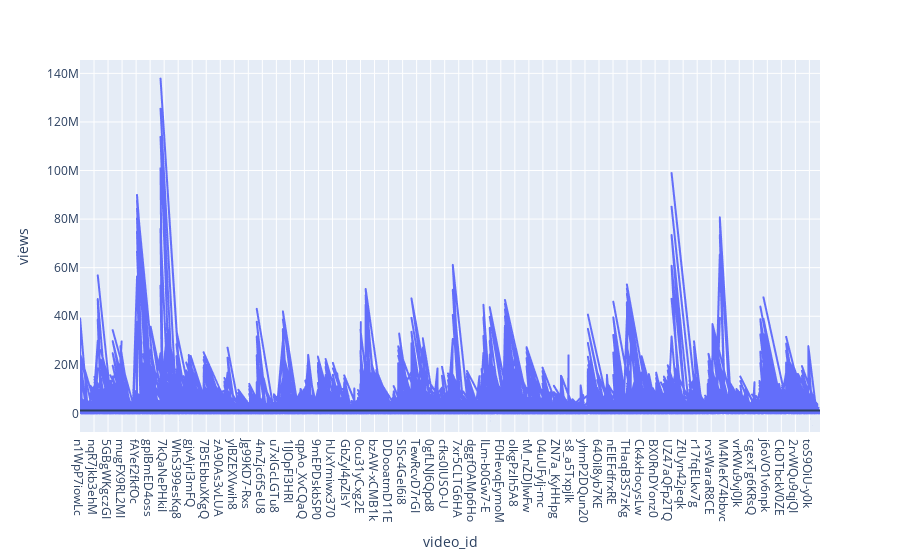

Here is the notebook cell this chart was saved with:
### Code cell
import plotly.express as px
fig = px.line(data_frame=Main_videos,x=Main_videos["video_id"],y=Main_videos["views"])
fig.add_hline(Main_videos.describe()["views"]["mean"])
fig.show()

### Figure 1 — Plotly figure (JSON) as saved in the notebook; plotly's stock layout.template omitted (floating-point values rounded to 4 significant figures; data arrays with more than 128 entries replaced by an {"elided": "..."} marker saying what was removed)
{"data": [{"hovertemplate": "video_id=%{x}<br>views=%{y}<extra></extra>", "legendgroup": "", "line": {"color": "#636efa", "dash": "solid"}, "marker": {"symbol": "circle"}, "mode": "lines", "name": "", "showlegend": false, "type": "scattergl", "x": {"elided": "40881 str values"}, "xaxis": "x", "y": {"elided": "40881 int values"}, "yaxis": "y"}], "layout": {"legend": {"tracegroupgap": 0}, "margin": {"t": 60}, "shapes": [{"type": "line", "x0": 0, "x1": 1, "xref": "x domain", "y0": 1147000.0, "y1": 1147000.0, "yref": "y"}], "xaxis": {"anchor": "y", "domain": [0, 1], "title": {"text": "video_id"}}, "yaxis": {"anchor": "x", "domain": [0, 1], "title": {"text": "views"}}}}
